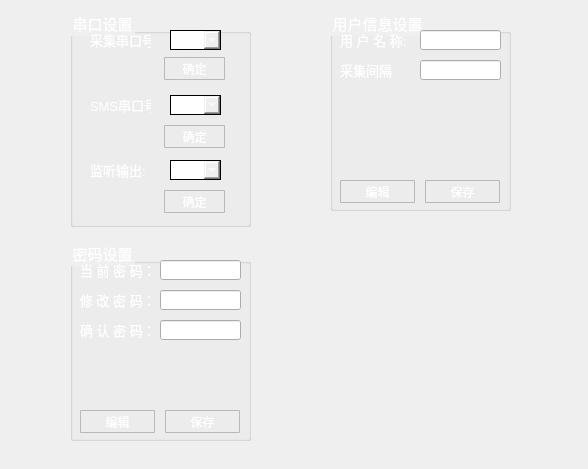
   <widget class="QWidget" name="widget" native="true">
    <property name="geometry">
     <rect>
      <x>800</x>
      <y>60</y>
      <width>588</width>
      <height>469</height>
     </rect>
    </property>
    <property name="font">
     <font>
      <pointsize>11</pointsize>
     </font>
    </property>
    <property name="styleSheet">
     <string notr="true">QPushButton {
border: 1px solid rgb(185, 185, 185);
border-radius: 1px;
padding: 0px;
}
QPushButton:hover{background-color:rgb(180, 180, 180);}
QPushButton:pressed {
background: qradialgradient(cx: 0.4, cy: -0.1,
fx: 0.4, fy: -0.1,
radius: 1.35, stop: 0 #fff, stop: 1 #ddd);
}

QComboBox {border:1px solid #000000}</string>
    </property>
    <widget class="QGroupBox" name="groupBox">
     <property name="geometry">
      <rect>
       <x>70</x>
       <y>10</y>
       <width>181</width>
       <height>217</height>
      </rect>
     </property>
     <property name="font">
      <font>
       <pointsize>11</pointsize>
      </font>
     </property>
     <property name="styleSheet">
      <string notr="true">color: rgb(255, 255, 255);</string>
     </property>
     <property name="title">
      <string>串口设置</string>
     </property>
     <widget class="QLabel" name="label_13">
      <property name="geometry">
       <rect>
        <x>20</x>
        <y>20</y>
        <width>61</width>
        <height>20</height>
       </rect>
      </property>
      <property name="font">
       <font>
        <pointsize>10</pointsize>
       </font>
      </property>
      <property name="text">
       <string>采集串口号:</string>
      </property>
     </widget>
     <widget class="QComboBox" name="comcomboBox">
      <property name="geometry">
       <rect>
        <x>100</x>
        <y>20</y>
        <width>51</width>
        <height>20</height>
       </rect>
      </property>
      <item>
       <property name="text">
        <string>COM1</string>
       </property>
      </item>
      <item>
       <property name="text">
        <string>COM2</string>
       </property>
      </item>
      <item>
       <property name="text">
        <string>COM3</string>
       </property>
      </item>
      <item>
       <property name="text">
        <string>COM4</string>
       </property>
      </item>
     </widget>
     <widget class="QPushButton" name="serialButton">
      <property name="geometry">
       <rect>
        <x>94</x>
        <y>47</y>
        <width>61</width>
        <height>23</height>
       </rect>
      </property>
      <property name="focusPolicy">
       <enum>Qt::NoFocus</enum>
      </property>
      <property name="text">
       <string>确定</string>
      </property>
     </widget>
     <widget class="QComboBox" name="smscomboBox">
      <property name="geometry">
       <rect>
        <x>100</x>
        <y>85</y>
        <width>51</width>
        <height>20</height>
       </rect>
      </property>
      <item>
       <property name="text">
        <string>COM2</string>
       </property>
      </item>
      <item>
       <property name="text">
        <string>COM1</string>
       </property>
      </item>
      <item>
       <property name="text">
        <string>COM3</string>
       </property>
      </item>
      <item>
       <property name="text">
        <string>COM4</string>
       </property>
      </item>
     </widget>
     <widget class="QLabel" name="label_15">
      <property name="geometry">
       <rect>
        <x>20</x>
        <y>85</y>
        <width>61</width>
        <height>20</height>
       </rect>
      </property>
      <property name="font">
       <font>
        <pointsize>10</pointsize>
       </font>
      </property>
      <property name="text">
       <string>SMS串口号:</string>
      </property>
     </widget>
     <widget class="QPushButton" name="smscomButton">
      <property name="geometry">
       <rect>
        <x>94</x>
        <y>115</y>
        <width>61</width>
        <height>23</height>
       </rect>
      </property>
      <property name="focusPolicy">
       <enum>Qt::NoFocus</enum>
      </property>
      <property name="text">
       <string>确定</string>
      </property>
     </widget>
     <widget class="QLabel" name="output_label">
      <property name="geometry">
       <rect>
        <x>20</x>
        <y>150</y>
        <width>61</width>
        <height>20</height>
       </rect>
      </property>
      <property name="font">
       <font>
        <pointsize>10</pointsize>
       </font>
      </property>
      <property name="text">
       <string>监听输出:</string>
      </property>
     </widget>
     <widget class="QPushButton" name="outputcomButton">
      <property name="geometry">
       <rect>
        <x>94</x>
        <y>180</y>
        <width>61</width>
        <height>23</height>
       </rect>
      </property>
      <property name="focusPolicy">
       <enum>Qt::NoFocus</enum>
      </property>
      <property name="text">
       <string>确定</string>
      </property>
     </widget>
     <widget class="QComboBox" name="outputcomboBox">
      <property name="geometry">
       <rect>
        <x>100</x>
        <y>150</y>
        <width>51</width>
        <height>20</height>
       </rect>
      </property>
      <item>
       <property name="text">
        <string>COM3</string>
       </property>
      </item>
      <item>
       <property name="text">
        <string>COM1</string>
       </property>
      </item>
      <item>
       <property name="text">
        <string>COM2</string>
       </property>
      </item>
      <item>
       <property name="text">
        <string>COM4</string>
       </property>
      </item>
     </widget>
    </widget>
    <widget class="QGroupBox" name="groupBox_3">
     <property name="geometry">
      <rect>
       <x>330</x>
       <y>10</y>
       <width>181</width>
       <height>201</height>
      </rect>
     </property>
     <property name="font">
      <font>
       <pointsize>11</pointsize>
      </font>
     </property>
     <property name="styleSheet">
      <string notr="true">color: rgb(255, 255, 255);</string>
     </property>
     <property name="title">
      <string>用户信息设置</string>
     </property>
     <widget class="QLabel" name="label_17">
      <property name="geometry">
       <rect>
        <x>10</x>
        <y>20</y>
        <width>71</width>
        <height>20</height>
       </rect>
      </property>
      <property name="font">
       <font>
        <pointsize>10</pointsize>
       </font>
      </property>
      <property name="text">
       <string>用 户 名 称:</string>
      </property>
     </widget>
     <widget class="QLabel" name="label_18">
      <property name="geometry">
       <rect>
        <x>10</x>
        <y>50</y>
        <width>71</width>
        <height>20</height>
       </rect>
      </property>
      <property name="font">
       <font>
        <pointsize>10</pointsize>
       </font>
      </property>
      <property name="text">
       <string>采集间隔</string>
      </property>
     </widget>
     <widget class="QLineEdit" name="lineEdit_username">
      <property name="geometry">
       <rect>
        <x>90</x>
        <y>20</y>
        <width>81</width>
        <height>20</height>
       </rect>
      </property>
      <property name="font">
       <font>
        <pointsize>10</pointsize>
       </font>
      </property>
      <property name="alignment">
       <set>Qt::AlignCenter</set>
      </property>
      <property name="readOnly">
       <bool>true</bool>
      </property>
     </widget>
     <widget class="QLineEdit" name="lineEdit_Num_1">
      <property name="geometry">
       <rect>
        <x>90</x>
        <y>50</y>
        <width>81</width>
        <height>20</height>
       </rect>
      </property>
      <property name="font">
       <font>
        <pointsize>10</pointsize>
       </font>
      </property>
      <property name="text">
       <string/>
      </property>
      <property name="alignment">
       <set>Qt::AlignCenter</set>
      </property>
      <property name="readOnly">
       <bool>true</bool>
      </property>
     </widget>
     <widget class="QPushButton" name="smssaveButton">
      <property name="geometry">
       <rect>
        <x>95</x>
        <y>170</y>
        <width>75</width>
        <height>23</height>
       </rect>
      </property>
      <property name="focusPolicy">
       <enum>Qt::NoFocus</enum>
      </property>
      <property name="text">
       <string>保存</string>
      </property>
     </widget>
     <widget class="QPushButton" name="smseditButton">
      <property name="geometry">
       <rect>
        <x>10</x>
        <y>170</y>
        <width>75</width>
        <height>23</height>
       </rect>
      </property>
      <property name="focusPolicy">
       <enum>Qt::NoFocus</enum>
      </property>
      <property name="text">
       <string>编辑</string>
      </property>
     </widget>
    </widget>
    <widget class="QGroupBox" name="groupBox_4">
     <property name="geometry">
      <rect>
       <x>70</x>
       <y>240</y>
       <width>181</width>
       <height>201</height>
      </rect>
     </property>
     <property name="font">
      <font>
       <pointsize>11</pointsize>
      </font>
     </property>
     <property name="styleSheet">
      <string notr="true">color: rgb(255, 255, 255);</string>
     </property>
     <property name="title">
      <string>密码设置</string>
     </property>
     <widget class="QLabel" name="label_39">
      <property name="geometry">
       <rect>
        <x>10</x>
        <y>20</y>
        <width>71</width>
        <height>20</height>
       </rect>
      </property>
      <property name="font">
       <font>
        <pointsize>10</pointsize>
       </font>
      </property>
      <property name="text">
       <string>当 前 密 码：</string>
      </property>
     </widget>
     <widget class="QLabel" name="label_40">
      <property name="geometry">
       <rect>
        <x>10</x>
        <y>50</y>
        <width>71</width>
        <height>20</height>
       </rect>
      </property>
      <property name="font">
       <font>
        <pointsize>10</pointsize>
       </font>
      </property>
      <property name="text">
       <string>修 改 密 码：</string>
      </property>
     </widget>
     <widget class="QLineEdit" name="lineEdit_current_psw">
      <property name="geometry">
       <rect>
        <x>90</x>
        <y>20</y>
        <width>81</width>
        <height>20</height>
       </rect>
      </property>
      <property name="font">
       <font>
        <pointsize>10</pointsize>
       </font>
      </property>
      <property name="alignment">
       <set>Qt::AlignCenter</set>
      </property>
      <property name="readOnly">
       <bool>true</bool>
      </property>
     </widget>
     <widget class="QLineEdit" name="lineEdit_new_psw">
      <property name="geometry">
       <rect>
        <x>90</x>
        <y>50</y>
        <width>81</width>
        <height>20</height>
       </rect>
      </property>
      <property name="font">
       <font>
        <pointsize>10</pointsize>
       </font>
      </property>
      <property name="text">
       <string/>
      </property>
      <property name="alignment">
       <set>Qt::AlignCenter</set>
      </property>
      <property name="readOnly">
       <bool>true</bool>
      </property>
     </widget>
     <widget class="QLineEdit" name="lineEdit_confirm_psw">
      <property name="geometry">
       <rect>
        <x>90</x>
        <y>80</y>
        <width>81</width>
        <height>20</height>
       </rect>
      </property>
      <property name="font">
       <font>
        <pointsize>10</pointsize>
       </font>
      </property>
      <property name="alignment">
       <set>Qt::AlignCenter</set>
      </property>
      <property name="readOnly">
       <bool>true</bool>
      </property>
     </widget>
     <widget class="QLabel" name="label_41">
      <property name="geometry">
       <rect>
        <x>10</x>
        <y>80</y>
        <width>71</width>
        <height>20</height>
       </rect>
      </property>
      <property name="font">
       <font>
        <pointsize>10</pointsize>
       </font>
      </property>
      <property name="text">
       <string>确 认 密 码：</string>
      </property>
     </widget>
     <widget class="QPushButton" name="confirm_modify_Button">
      <property name="geometry">
       <rect>
        <x>95</x>
        <y>170</y>
        <width>75</width>
        <height>23</height>
       </rect>
      </property>
      <property name="focusPolicy">
       <enum>Qt::NoFocus</enum>
      </property>
      <property name="text">
       <string>保存</string>
      </property>
     </widget>
     <widget class="QPushButton" name="modify_psw_Button">
      <property name="geometry">
       <rect>
        <x>10</x>
        <y>170</y>
        <width>75</width>
        <height>23</height>
       </rect>
      </property>
      <property name="focusPolicy">
       <enum>Qt::NoFocus</enum>
      </property>
      <property name="text">
       <string>编辑</string>
      </property>
     </widget>
    </widget>
   </widget>
